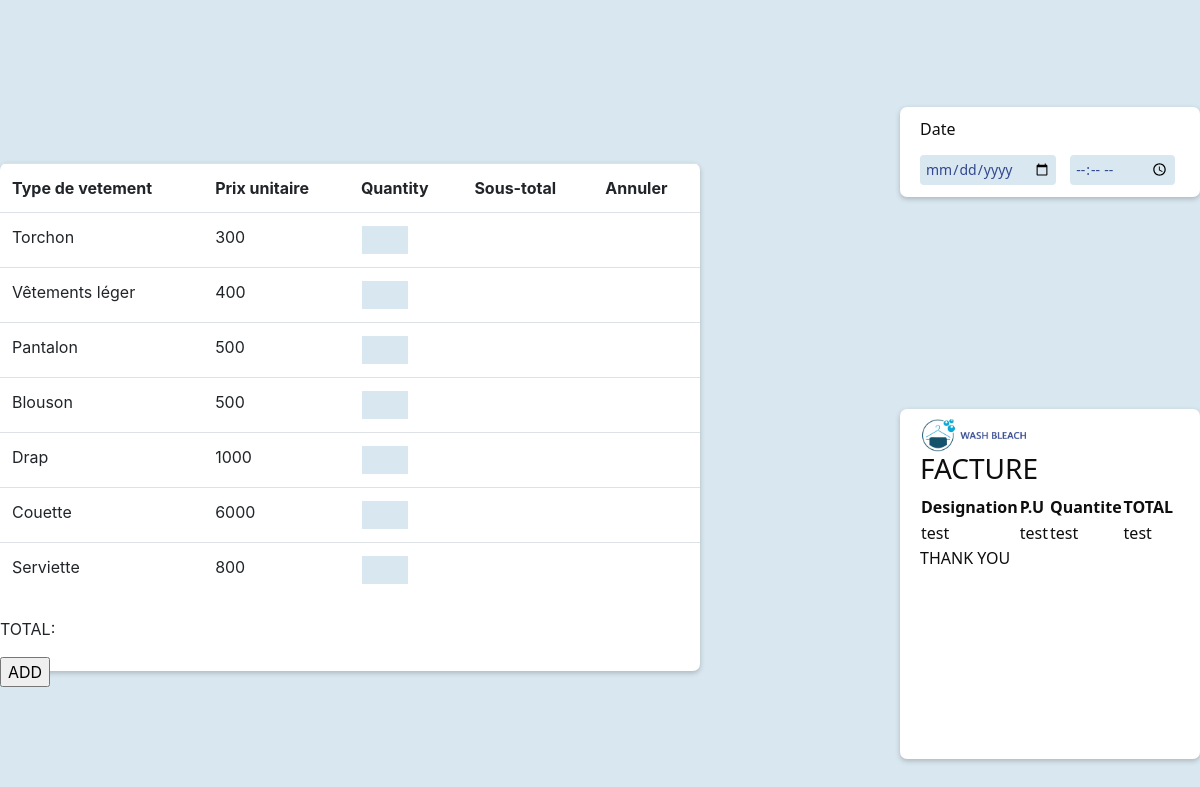
The app's page /accueil.php with its own data.
### tables this page shows
CREATE TABLE vetement (
    idVetement int not null AUTO_INCREMENT,
    nomVetement VARCHAR (50),
    PrixUnitaire int,
    PRIMARY key (idVetement)
);

### function.php (called while the page is built, shortened)
<?php
    function mysqlconnect()
    {
        $bdd = mysqli_connect('localhost','root','root','wb');
        return $bdd;
    }
    function getVetement()
    {
        $sql = "select * from vetement";
        $resultat = mysqli_query(mysqlconnect(),$sql);
        while($out = mysqli_fetch_array($resultat))
        {
            $result[]=$out;
        }
        return $result;
    }
?>

### accueil.php (the view, shortened to what this page needs)
<?php
    include('function.php');
    $v=getVetement();
?>
<!DOCTYPE html>
<html lang="en">
<head>
    <link rel='stylesheet' href='https://cdnjs.cloudflare.com/ajax/libs/twitter-bootstrap/4.1.3/css/bootstrap.min.css'>
    <link rel="stylesheet" href="assets/css/styles.css">
    <link rel="stylesheet" href="style2.css">
</head>
<body>
    <form action="traitement_ajout.php" method="post">
        <div class="date">
                <p>Date</p>
                <input type="date" name="dateCommande" id="dateCommande">
                <input type="time" name="timeCommande" id="timeCommande">
            </div>
        <div class="box">
                <table class="table">
                    <tr>
                        <th>Type de vetement</th>
                        <th>Prix unitaire</th>
                        <th>Quantity</th>
                        <th>Sous-total</th>
                        <th>Annuler</th>
                    </tr>
        <?php for ($i = 0; $i < count($v); $i++) { ?>
                        <tr class="table2">
                            <td><?php echo $v[$i]['nomVetement'] ?></td>
                            <td class="datavl"><?php echo $v[$i]['PrixUnitaire'] ?></td>
                            <td><input class="quantite" type="number" name="quantite[]" id="quantite"></td>
                            <td class="sous_total"></td>
                            <td></td>
                        </tr>
                    <?php } ?>
                </table>
                <p>TOTAL:  <span id="total"></span></p>
                <p><input type="submit" value="ADD" name="add"></p>
            </div>
        <div class="facture">
            <img src="assets/img/LOGO.png" alt="">
            <h3>FACTURE</h3>
            <table>
                <tr>
                    <th>Designation</th>
                    <th>P.U</th>
                    <th>Quantite</th>
                    <th>TOTAL</th>
                </tr>
                <tr>
                    <td>test</td>
                    <td>test</td>
                    <td>test</td>
                    <td>test</td>
                </tr>
            </table>
            <p>THANK YOU</p>
        </div>
</body>
</html>

### style2.css (style rules this page uses)
body { background-color: #D9E7F0; }
.date, .client, .facture { position: absolute; top: 107px; padding-left: 20px; padding-top: 10px; font-family: 'Segoe UI', sans-serif; color: rgb(14, 14, 14); border-radius: 7px; box-shadow: 0 2px 5px rgba(71, 71, 71, 0.3); }
.date { right: 0; width: 300px; height: 90px; background-color: #ffffff; }
input[type="date"] { border: 1px; background-color: #D9E7F0; height: 30px; font-family: 'Segoe UI', sans-serif; font-size: 14px; border-radius: 4px; color: #32478F; padding: 5px; margin-top: -7px; }
input[type="time"] { border: 1px; background-color: #D9E7F0; height: 30px; font-family: 'Segoe UI', sans-serif; font-size: 14px; border-radius: 4px; color: #32478F; padding: 5px; margin-top: -7px; margin-left: 10px; }
.box { background-color: rgb(255, 255, 255); width: 700px; height: 508px; margin-top: 163px; border-radius: 7px; box-shadow: 0 2px 5px rgba(71, 71, 71, 0.3); }
.facture { background-color: rgb(255, 255, 255); right: 0; height: 350px; width: 300px; margin-top: 302px; }
.table { border: 1px; margin-bottom: 20px; }
.table2 input[type="number"] { border: 1px solid #ffffff; background-color: #D9E7F0; height: 30px; font-family: 'Segoe UI', sans-serif; width: 48px; padding-left: 5px; color: #32478F; }
.facture img { height: 33px; width: auto; }

### records on screen
vetement: nomVetement "Torchon", PrixUnitaire "300"
vetement: nomVetement "Vêtements léger", PrixUnitaire "400"
vetement: nomVetement "Pantalon", PrixUnitaire "500"
vetement: nomVetement "Blouson", PrixUnitaire "500"
vetement: nomVetement "Drap", PrixUnitaire "1000"
vetement: nomVetement "Couette", PrixUnitaire "6000"
vetement: nomVetement "Serviette", PrixUnitaire "800"
